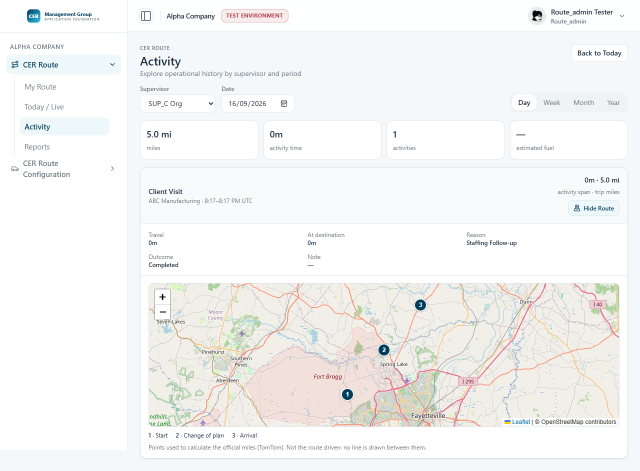
#> input picture Report Delivery Rodrigo/CER_ROUTE_ACTIVITY_ADMIN_ROUTE_MAP_assets/escritorio-abierto.png, 1280 x 941 px (shown at 1/2 size); its folder holds only this picture in this run
$ python -i ocr_tesseract.py   (imports and definitions only)
#> lines starting #> are read from the running program, lines starting #| are printed output that depends on the picture
### app/core/storage/media.py
"""
Multimedia de documentos: qué es un archivo y qué se deriva de él (WP-6).

Llegan fotos de teléfono (HEIC en iPhone, WEBP en algunos Android), capturas de
webcam, escaneos en PDF de varias páginas. Tres reglas:

* **El tipo sale de los bytes.** Un navegador de escritorio manda un `.heic`
  como `application/octet-stream`, y el tipo declarado lo escribe quien sube el
  archivo. Si se declara uno concreto, los bytes tienen que coincidir.
* **El original no se toca.** Es la evidencia y su huella es la que se guardó.
  Lo que se genera —la versión normalizada y la miniatura— son objetos
  **derivados**, con huella propia y la huella del original del que salen.
* **Nada se descodifica antes del escáner.** Abrir una imagen es ejecutar un
  descodificador sobre contenido que nadie ha analizado. Antes del escáner sólo
  se miran la firma y, en un PDF, si está cifrado o tiene demasiadas páginas,
  que es lo que se le puede decir al trabajador en el momento. Los derivados se
  generan cuando el documento sale limpio.

La versión normalizada quita los metadatos EXIF —una foto de teléfono lleva la
ubicación GPS de la casa del trabajador—, aplica la orientación de la cámara y
limita las dimensiones.
"""

from __future__ import annotations

import hashlib
import io
import warnings
from contextlib import contextmanager
from dataclasses import dataclass, field

#: Lo que un navegador manda cuando no sabe qué es el archivo.
GENERIC_TYPES = frozenset({"", "application/octet-stream", "binary/octet-stream"})

IMAGE_TYPES = frozenset({"image/jpeg", "image/png", "image/webp", "image/heic", "image/heif"})
PDF_TYPE = "application/pdf"

#: Marcas ISO-BMFF. `heic`/`heix` son HEVC; `mif1`/`msf1`, HEIF genérico.
_HEIC_BRANDS = frozenset({b"heic", b"heix", b"hevc", b"hevx", b"heim", b"heis"})
_HEIF_BRANDS = frozenset({b"mif1", b"msf1"})

#: Tipos que se consideran el mismo: el mismo contenedor, distinta etiqueta.
_FAMILIES = ({"image/heic", "image/heif"}, {"image/jpeg", "image/jpg", "image/pjpeg"})

#: Por encima de esto, una imagen es una bomba de descompresión, no una foto.
#: Un teléfono de 200 MP produce 200 millones de píxeles; nada de lo que se
#: sube aquí lo necesita.
MAX_PIXELS = 120_000_000

THUMBNAIL_SIZE = 320


class MediaRejected(Exception):
    """El archivo no se puede aceptar. El mensaje es para quien lo subió."""


@dataclass(frozen=True)
class Derivative:
    kind: str
    data: bytes = field(repr=False)
    content_type: str
    width: int | None = None
    height: int | None = None
    page_count: int | None = None

    @property
    def content_hash(self) -> str:
        return hashlib.sha256(self.data).hexdigest()


# ══ Tipo ═════════════════════════════════════════════════════════════════════════


# [19 lines left out: function sniff_content_type, not called in this run]


def _normalize_declared(declared: str | None) -> str:
    return (declared or "").split(";", 1)[0].strip().lower()


def same_family(a: str, b: str) -> bool:
    return a == b or any(a in f and b in f for f in _FAMILIES)


# [50 lines left out: functions resolve_content_type, inspect_pdf, not called in this run]


# ══ Derivados ════════════════════════════════════════════════════════════════════


@contextmanager
def _pixel_limit():
    """El límite de píxeles sólo mientras se descodifica.

    `Image.MAX_IMAGE_PIXELS` es global de Pillow. Fijarlo y dejarlo puesto
    cambiaría el comportamiento de cualquier otro código que abra imágenes en el
    mismo proceso.
    """
    from PIL import Image

    anterior = Image.MAX_IMAGE_PIXELS
    Image.MAX_IMAGE_PIXELS = MAX_PIXELS
    try:
        with warnings.catch_warnings():
            warnings.simplefilter("error", Image.DecompressionBombWarning)
            yield
    finally:
        Image.MAX_IMAGE_PIXELS = anterior


def _open_image(data: bytes):
    from PIL import Image
    from pillow_heif import register_heif_opener

    register_heif_opener()
    with _pixel_limit():
        imagen = Image.open(io.BytesIO(data))
        imagen.load()
    return imagen


# [17 lines left out: functions _to_rgb, _jpeg, not called in this run]


def normalize_image(data: bytes, *, max_dimension: int, jpeg_quality: int) -> Derivative:
    """JPEG orientado, sin EXIF y con el lado mayor limitado."""
    from PIL import Image, ImageOps

    imagen = _to_rgb(ImageOps.exif_transpose(_open_image(data)))
    imagen.thumbnail((max_dimension, max_dimension), Image.Resampling.LANCZOS)
    return Derivative(
        "normalized", _jpeg(imagen, quality=jpeg_quality), "image/jpeg", imagen.width, imagen.height
    )


# [49 lines left out: functions image_thumbnail, pdf_thumbnail, build_derivatives, not called in this run]

### app/routers_api/odometer/ocr_tesseract.py
"""
El adaptador de OCR que sí sugiere: Tesseract, dentro de la infraestructura.

Por qué Tesseract y no otro
----------------------------
`ocr.py` define el puerto y deja la elección al desarrollo (RTE10-A01 §11). Las
cuatro opciones consideradas, y por qué esta:

* **Tesseract, en el servidor** — la elegida. La foto no sale de la
  infraestructura de CER, no hay coste por llamada, no hay contrato con nadie y
  la licencia es Apache 2.0. Cuesta una dependencia de sistema en la imagen
  (~15 MB de binario y ~15 MB de datos de idioma).
* **PaddleOCR** — medido en el preflight: acertó en rodillo mecánico, **no
  detectó nada** en display de siete segmentos, pesa ~760 MB instalado y
  descarga modelos en el primer arranque. No cabe en el nodo del ambiente de
  prueba.
* **`tesseract.js` en el navegador** — descarta §9 por sí sola: añadir ~12 MB
  de WASM y datos de idioma, y ejecutar el reconocimiento en el renderer, es
  justo lo contrario de reducir la presión de memoria en un teléfono al que
  Android ya está matando la página.
* **Un servicio externo** (Vision, Textract) — mejor precisión, incluida la de
  los salpicaderos digitales, pero la foto **sale** de CER, aparece un coste por
  llamada y una clave que gestionar. §5 y §10 lo condicionan a una decisión de
  CER, y como el camino manual ya cumple el requisito, no se adopta sin ella.
  Queda anotado como la vía si CER quiere precisión en display digital.

El límite conocido, dicho por delante
--------------------------------------
Tesseract está entrenado sobre texto, no sobre displays de siete segmentos. En
odómetro de rodillo mecánico y en salpicadero con dígitos tipográficos funciona;
en un display LCD de segmentos es **probable** que no sugiera nada. Eso no es
una avería: es el camino manual de PR-02, que sigue siendo evidencia
fotográfica normal.

Ser conservador es parte del diseño
------------------------------------
Ante dos candidatos plausibles en la misma foto —el odómetro y el cuentaparcial,
que es exactamente lo que tiene un salpicadero— **no se sugiere nada**. Una
sugerencia equivocada que el supervisor acepta sin mirar es peor que ninguna
sugerencia: la primera entra como evidencia confirmada por una persona, y la
segunda sólo le hace teclear.
"""

from __future__ import annotations

import logging
import os
import re
import shutil
import subprocess
from decimal import Decimal, InvalidOperation

logger = logging.getLogger(__name__)

#: Texto disperso (`--psm 11`): busca lo que haya, esté donde esté.
#:
#: Antes era `7`, "una sola línea de texto", y era el modo equivocado para esto.
#: Un salpicadero no es una línea: es el odómetro, el cuentaparcial, la
#: velocidad y lo que el fabricante haya querido, repartidos por el encuadre.
#: Medido sobre un tablero con dos grupos numéricos, el contraste es total —
#: con `7` no se reconoce **nada**, con `11` salen los dos al 96% de confianza:
#:
#:     psm=7  -> []
#:     psm=11 -> [('128437', 96.2), ('241.6', 96.6)]
#:
#: El modo `7` funcionaba con una imagen que fuera exactamente una línea de
#: dígitos, que es la forma de las sondas sintéticas de verificación. Por eso
#: pasaban mientras las fotografías de campo no producían ni una sugerencia.
_PSM_TEXTO_DISPERSO = "11"
_CARACTERES = "0123456789."

#: Lado mayor de la imagen. Por encima se reduce; por debajo **no se amplía**,
#: y eso ya no es sólo una precaución: ver `VARIANTES`.
TOPE_BASE = 2400

#: Umbral de la máscara de enfoque, común a todas las pasadas: por debajo de
#: esta diferencia local no se realza nada, que es lo que evita amplificar el
#: grano del sensor en las zonas planas del salpicadero.
NITIDEZ_UMBRAL = 2

#: Las pasadas, como `(nombre, radio, porcentaje)` de la máscara de enfoque.
#: Todas a **resolución nativa**: la diversidad está en la preparación.
#:
#: Qué se midió para elegir estas cuatro
#: --------------------------------------
#: Se puntuaron todos los subconjuntos de un repertorio de diez preparaciones
#: sobre 25 imágenes con verdades distintas (no sólo la de referencia), 20
#: positivas y 5 negativas, con Tesseract 5.5.3. El criterio fue primero el
#: número de **consensos equivocados** y sólo después el de aciertos, porque una
#: sugerencia errónea que el supervisor acepta sin mirar cuesta más que un
#: campo vacío.
#:
#:     conjunto                              aciertos  equivocados  callados
#:     r1.0-180 r1.5-180 r1.2-240 r2.0-240       17          1          7
#:     r1.0-180 r1.2-180 r1.5-180 (el de §7)     13          2          6
#:     r1.2-180 sin-nitidez x2 (MR !54)          12          1          8
#:
#: Por qué no la familia de un solo radio
#: ---------------------------------------
#: La dirección de partida de la instrucción —tres radios al 180%— rinde peor
#: en las dos columnas que importan. Variar sólo el radio produce errores
#: **correlacionados**: medido sobre un salpicadero de 1400 px con el odómetro
#: al 18% del encuadre, `r1.0` y `r1.5` leían *los dos* `191517` donde la
#: verdad era `151517`, y al coincidir se confirmaban. Un acuerdo entre dos
#: preparaciones que fallan igual no es evidencia independiente; es el mismo
#: fallo contado dos veces, que es exactamente lo que PR-04 prohíbe en su otra
#: forma. Estas cuatro mueven radio **y** porcentaje, y en ese caso se reparten
#: entre dos valores erróneos distintos, que es lo que deja al sistema callado.
VARIANTES: tuple[tuple[str, float, int], ...] = (
    ("r1.0-p180", 1.0, 180),
    ("r1.5-p180", 1.5, 180),
    ("r1.2-p240", 1.2, 240),
    ("r2.0-p240", 2.0, 240),
)

#: Variantes distintas que deben coincidir para aceptar una lectura.
#:
#: Dos, y no se baja. Si sólo hay una variante distinta disponible no hay
#: acuerdo posible y no se sugiere nada: relajar esto para que una sola
#: observación bastara convertiría el control en una formalidad justo en las
#: imágenes más difíciles, que son las que lo necesitan.
COINCIDENCIAS_NECESARIAS = 2

#: Confianza mínima por token, en la escala 0-100 que devuelve Tesseract.
#: Por debajo, el token se descarta: es ruido de reflejo o de poca luz.
MIN_CONFIANZA = 60.0

#: Mínimo de dígitos de una lectura de odómetro.
#:
#: Era 2, con el argumento de que un dígito suelto en una foto de salpicadero es
#: casi siempre un trozo de otro indicador. El argumento era bueno y el número
#: era corto: un salpicadero está lleno de números de dos y tres dígitos —la
#: velocidad, la temperatura, la marcha, el nivel— y con el umbral en 2 el
#: velocímetro se colaba como lectura de odómetro en cuanto el odómetro no se
#: leía bien. Medido: una foto donde el odómetro queda ilegible sugería `60`.
#:
#: Cuatro dígitos significan que se descarta un vehículo con menos de 1.000
#: millas. En una flota en operación eso no ocurre, y cuando ocurra el coste es
#: que el supervisor teclea — que es el coste barato. El caro es sugerirle la
#: velocidad como si fuera el kilometraje.
MIN_DIGITOS = 4

#: El mismo techo que el contrato de entrada (`OdometerReadingConfirm`) y la
#: restricción de la base. **No se inventa un rango de negocio nuevo**: §8 lo
#: prohíbe de forma explícita.
MAX_LECTURA = Decimal("99999999.9")

#: Un número con dígitos y, como mucho, una parte decimal de un dígito: es lo
#: que cabe en `Numeric(10, 1)`.
_CANDIDATO = re.compile(r"^\d{1,8}(?:\.\d)?$")

#: La primera columna de la cabecera que emite `tessedit_create_tsv`. Sirve
#: para distinguir una salida TSV de la de texto plano a la que Tesseract cae
#: cuando no encuentra lo que se le pidió.
_CABECERA_TSV = "level	page_num"


class TesseractUnavailable(RuntimeError):
    """El binario no está instalado, o no contestó."""


# [69 lines left out: function tesseract_disponible, not called in this run]


def _preprocesar(
    image: bytes,
    max_dimension: int = TOPE_BASE,
    *,
    radio: float | None = 1.0,
    porcentaje: int = 180,
) -> tuple[bytes, tuple[int, int]]:
    """Deja la foto como Tesseract la lee mejor, y dice a qué tamaño quedó.

    La orientación importa más de lo que parece: un teléfono guarda la foto
    girada con una etiqueta EXIF, y Tesseract no mira la etiqueta. Una foto de
    costado no produce una lectura mala — no produce ninguna. Eso lo resuelve
    `normalize_image`, que además limita el lado mayor y quita el EXIF.

    Gris y contraste automático rescatan las fotos con poca luz y las que
    tienen el reflejo en una esquina. No se binariza con un umbral fijo a
    propósito: uno que va bien a mediodía deja en negro la foto de un parking.

    La **nitidez** separa los bordes de los dígitos, que es lo que necesita un
    odómetro de rodillo fotografiado de lejos. No inventa detalle: realza el
    contraste local que ya existe, y por eso sigue siendo preprocesado y no
    evidencia nueva. `radio=None` la desactiva, que es lo que permite medir
    cuánto aporta en vez de suponerlo.

    No se añadió ningún suavizado previo: se probó, y con él una de las
    imágenes pasó a producir `191817` en vez de `151517` —una lectura
    **equivocada**, que es peor que ninguna.

    Devuelve también la dimensión efectiva porque es parte de lo que se
    registra por variante cuando hay que diagnosticar una foto de campo.
    """
    import io

    from PIL import Image, ImageFilter, ImageOps

    from app.core.storage.media import normalize_image

    normalizada = normalize_image(
        image, max_dimension=max_dimension, jpeg_quality=90
    )

    imagen = Image.open(io.BytesIO(normalizada.data))
    imagen.load()
    gris = ImageOps.autocontrast(imagen.convert("L"))
    if radio is not None:
        gris = gris.filter(
            ImageFilter.UnsharpMask(
                radius=radio, percent=porcentaje, threshold=NITIDEZ_UMBRAL
            )
        )

    salida = io.BytesIO()
    gris.save(salida, format="PNG", optimize=False)
    return salida.getvalue(), gris.size


# [120 lines left out: functions _variantes, _candidatos, _a_lectura, not called in this run]


class TesseractReader:
    """El puerto de `ocr.py`, implementado sobre el binario de Tesseract.

    Invoca el proceso con la foto por `stdin` y lee el TSV por `stdout`: la
    imagen **no se escribe en disco** en ningún momento. Un archivo temporal con
    el salpicadero y la matrícula del vehículo sería evidencia fuera del almacén
    privado, sin dueño y sin borrado garantizado.

    El tiempo límite lo aplica el propio `subprocess`, así que un Tesseract
    colgado se **mata**; no basta con dejar de esperarlo desde fuera, porque el
    proceso seguiría ocupando el nodo.
    """

    name = "tesseract"

    # [131 lines left out: functions __init__, _leer_variante, suggest, not called in this run]

>>> import cv2
>>> picture = cv2.imread('../../../Report Delivery Rodrigo/CER_ROUTE_ACTIVITY_ADMIN_ROUTE_MAP_assets/escritorio-abierto.png', cv2.IMREAD_GRAYSCALE)
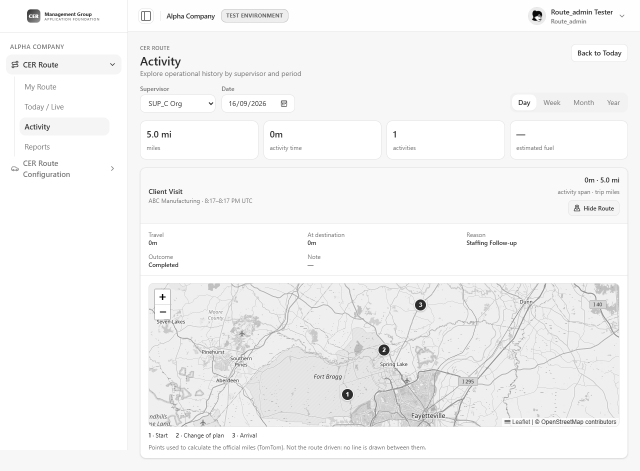
#> picture: shape (941, 1280) (shown at 1/2 size); min 0, max 255, mean 244.3
>>> result = _preprocesar(picture)
#> (the run stopped early here; a loop or call above may not have finished)

$ run again, on Report Delivery Rodrigo/CER_ROUTE_ACTIVITY_ADMIN_ROUTE_MAP_assets/movil-abierto.png
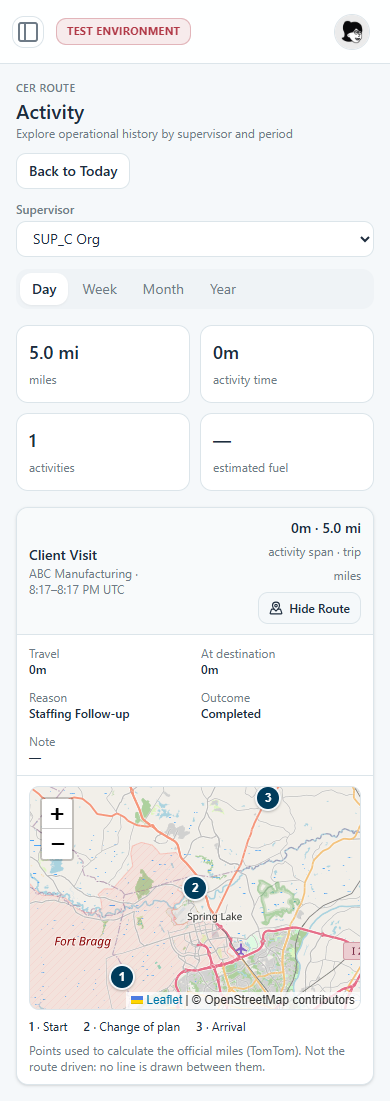
#> input picture Report Delivery Rodrigo/CER_ROUTE_ACTIVITY_ADMIN_ROUTE_MAP_assets/movil-abierto.png, 390 x 1101 px
#> `picture = cv2.imread('../../../Report Delivery Rodrigo/CER_ROUTE_ACTIV..`:
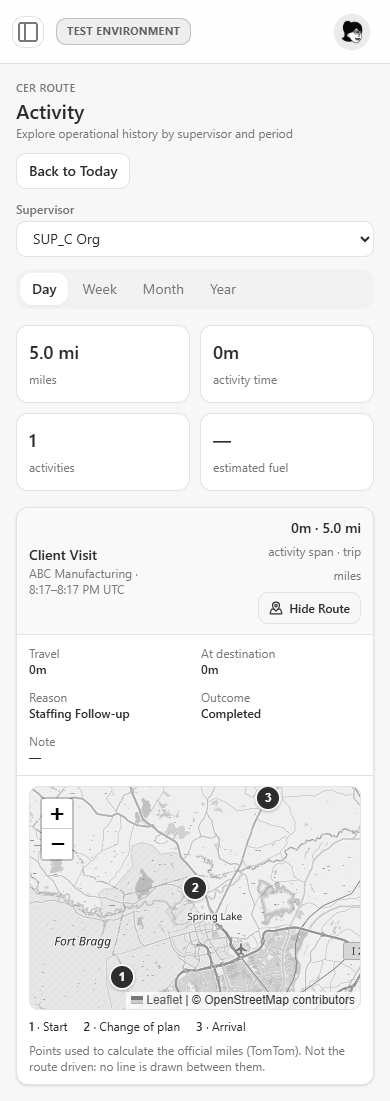
#> picture: shape (1101, 390); min 0, max 255, mean 242.6
